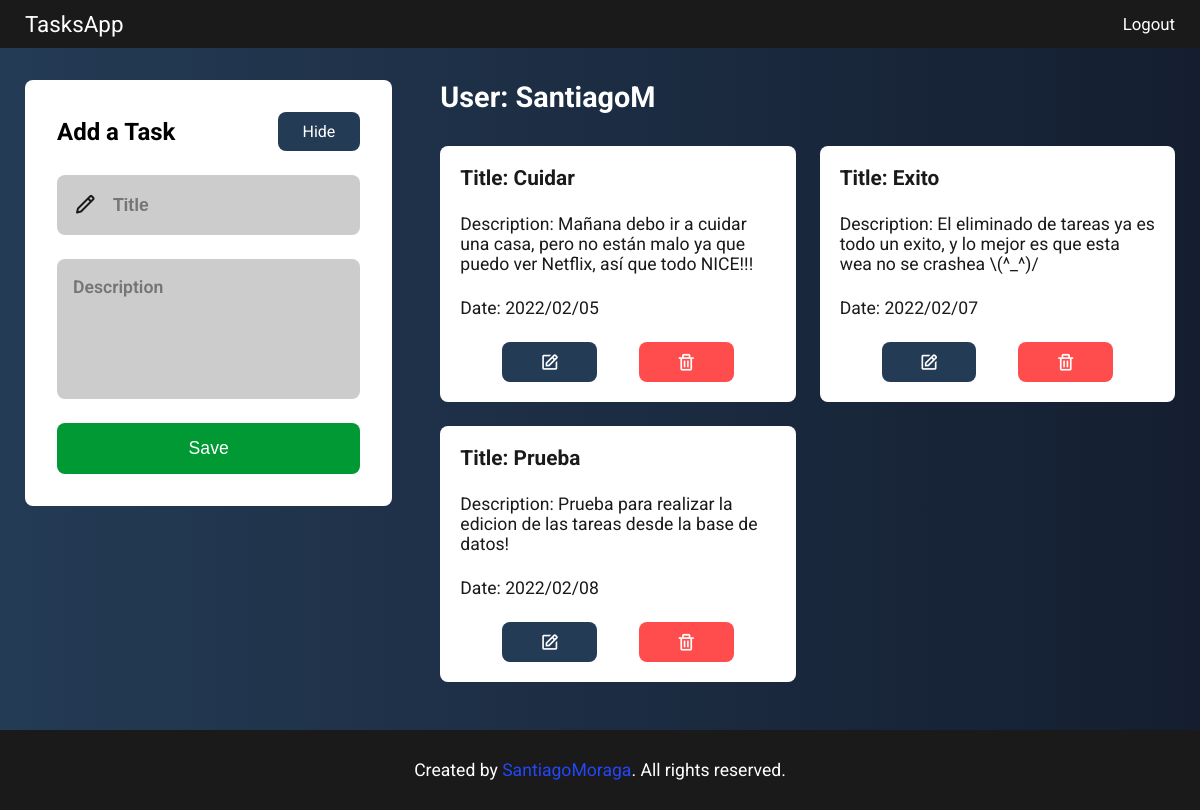
The page /tasks (signed in) on the database as committed earlier.
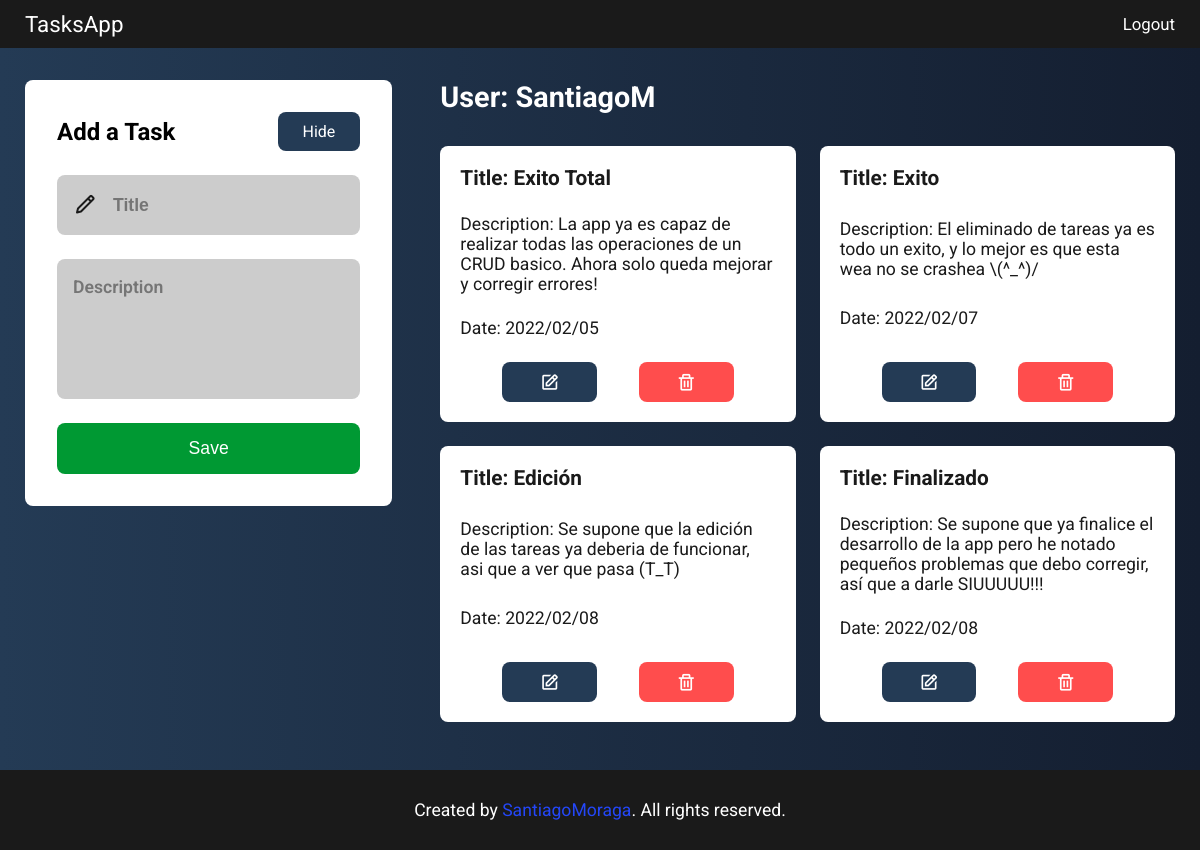
The same page on the database as committed later.
### flaskr/models.py (models this page shows, shortened)
class Tasks(db.Model):
    __tablename__ = "tasks"
    id = db.Column(db.Integer, primary_key=True)
    title = db.Column(db.String(60), nullable=False)
    description = db.Column(db.String(160), nullable=False)
    timestamp = db.Column(db.DateTime, index=True, default=datetime.utcnow)
    user_id = db.Column(db.Integer, db.ForeignKey("users.id"))

### flaskr/routes.py (the view)
@app.route("/tasks", methods=["GET"])
@login_required
def tasks():
    if request.method == "GET":
        user_id = session["user_id"]
        user = Users.query.get(user_id)
        username = user.username
        tasks = user.tasks.all()
        return render_template("routes/tasks.html", username=username, tasks=tasks)

### helpers.py (called while the page is built)
def login_required(f):
    @wraps(f)
    def decorated_function(*args, **kwargs):
        if session.get("user_id") is None:
            return redirect(url_for("signup"))
        return f(*args, **kwargs)
    return decorated_function

### flaskr/templates/routes/tasks.html (shortened to what this page needs)
{% extends "base.html" %}
{% block content %}
    <section class="tasks">
        <div class="tasks__container container">
            <div class="tasks__forms">
                <div class="tasks__forms-container">
                    <form method="POST" accept-charset="utf-8" class="tasks__form" id="tasksForm">
                        <div class="tasks__form-title">
                            <h1>Add a Task</h1>
                            <a id="hideBtn">Hide</a>
                        </div>
                        <div class="tasks__form-inputs hide-form">
                            <i class='bx bx-pencil tasks__form-icon'></i>
                            <input
                                type="text"
                                class="tasks__form-input"
                                placeholder="Title"
                                autocomplete="off"
                                name="title"
                            />
                        </div>
                        <div class="tasks__form-textarea hide-form">
                            <textarea name="description" placeholder="Description" cols="10" rows="5"></textarea>
                        </div>
                        <div class="tasks__form-btns hide-form">
                            <button class="tasks__form-btn" type="submit">
                                Save
                            </button>
                        </div>
                    </form>
                </div>
            </div>
            <div class="tasks__lists">
                <div class="tasks__lists-user">
                    <h1>User: {{ username }}</h1>
                </div>
                <div class="tasks__lists-list" id="addTasks">
                    {% for t in tasks %}
                        <div class="tasks__task">
                            <p class="tasks__task-title">
                                Title: {{ t.title }}
                            </p>
                            <p class="tasks__task-description">
                                Description: {{ t.description }}
                            </p>
                            <p class="tasks__task-date">
                                Date: {{ t.timestamp.strftime('%Y/%m/%d') }}
                            </p>
                            <div class="tasks__task-btns">
                                <a href="/tasks/edit/{{ t.id }}" class="tasks__task-btn">
                                    <i class='bx bx-edit tasks__task-icon'></i>
                                </a>
                                <a href="/tasks/delete/{{ t.id }}" class="tasks__task-btn delete-btn">
                                    <i class='bx bx-trash tasks__task-icon'></i>
                                </a>
                            </div>
                        </div>
                    {% endfor %}
                </div>
            </div>
        </div>
    </section>
{% endblock content %}

Rows that differ between the two databases and show on the page:
changed Tasks: title "Cuidar" → "Exito Total"; description "Mañana debo ir a cuidar una casa, pero no están malo ya que puedo ver Netflix, así que todo NICE!!!" → "La app ya es capaz de realizar todas las operaciones de un CRUD basico. Ahora solo queda mejorar y corregir errores!"
changed Tasks: title "Prueba" → "Edición"; description "Prueba para realizar la edicion de las tareas desde la base de datos!" → "Se supone que la edición de las tareas ya deberia de funcionar, asi que a ver que pasa (T_T)"
added Tasks: title "Finalizado", description "Se supone que ya finalice el desarrollo de la app pero he notado pequeños problemas que debo corregir, así que a darle SIUUUUU!!!", timestamp "2022/02/08"
